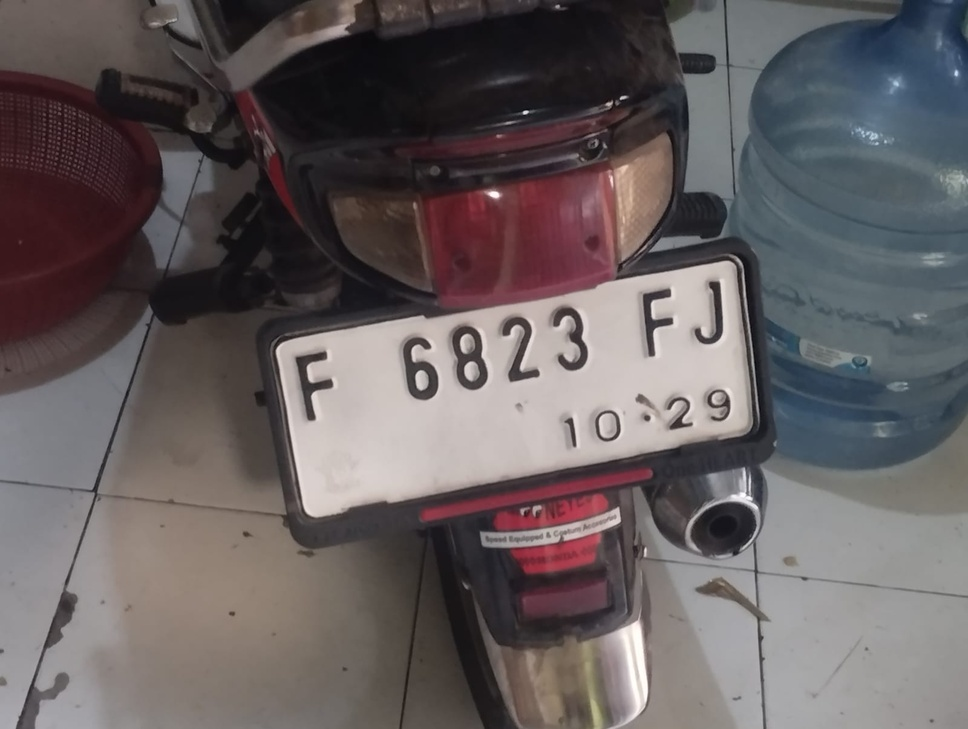
#> input picture citra/platnomor.jpeg, 968 x 729 px, shrunk from 1600 x 1204 before the run
$ python 'ekualisasi histogram.py'
#> lines starting #> are read from the running program, lines starting #| are printed output that depends on the picture
from pathlib import Path

import numpy as np
import matplotlib.pyplot as plt
import imageio.v3 as iio
from scipy import ndimage


def get_histogram(image):
    return ndimage.histogram(image, 0, 255, 256)

def histogram_equalization(image):
    histogram = get_histogram(image)
    cdf = histogram.cumsum()
    cdf_masked = np.ma.masked_equal(cdf, 0)
    cdf_min = cdf_masked.min()
    cdf_max = cdf_masked.max()
    if cdf_max == cdf_min:
        return image.copy()

    cdf_normalized = (cdf_masked - cdf_min).astype(float) * 255
    cdf_normalized /= cdf_max - cdf_min
    lookup_table = np.ma.filled(cdf_normalized, 0).astype(np.uint8)

    return lookup_table[image]

def to_grayscale(image):
    if image.ndim == 2:
        return image

    if image.shape[2] == 4:
        image = image[:, :, :3]

    grayscale = (
        0.299 * image[:, :, 0]
        + 0.587 * image[:, :, 1]
        + 0.114 * image[:, :, 2]
    )
    return grayscale.astype(np.uint8)


image_path = Path(__file__).resolve().parent.parent / "citra" / "platnomor.jpeg"
if not image_path.is_file():
    raise FileNotFoundError(f"Gambar tidak ditemukan: {image_path}")

image = to_grayscale(iio.imread(image_path))
#> in to_grayscale, `grayscale = ( 0.299 * image[:, :, 0] + 0.587 * image[:, :, 1] + 0.114 ..`:
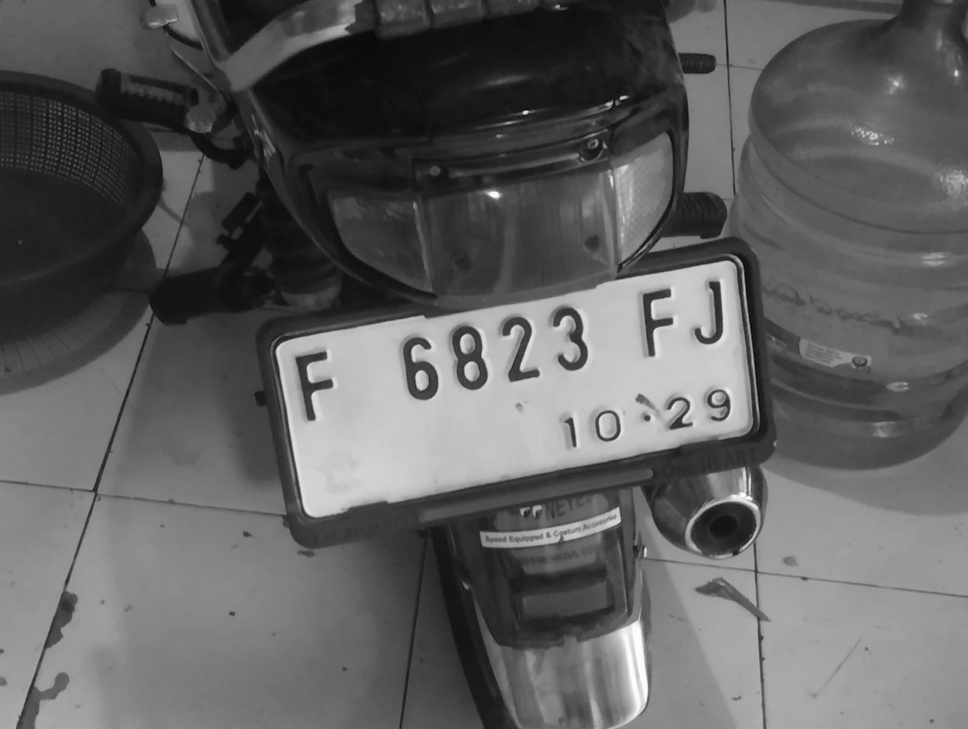
#> grayscale: shape (729, 968) float64; min 6.16, max 254.4, mean 96.7
result = histogram_equalization(image)
#> in histogram_equalization, `histogram = get_histogram(image)`: histogram = 256 values, max 6921 at index 33, min 0 at index 0, mean 2756.5
#> in histogram_equalization, `cdf = histogram.cumsum()`: cdf = 256 values from 0 to 705672
#> in histogram_equalization, `cdf_min = cdf_masked.min()`: cdf_min = 1
#> in histogram_equalization, `cdf_max = cdf_masked.max()`: cdf_max = 705672
#> in histogram_equalization, `lookup_table = np.ma.filled(cdf_normalized, 0).astype(np.uint8)`: lookup_table = 256 values from 0 to 255
#> in histogram_equalization, `return lookup_table[image]`:
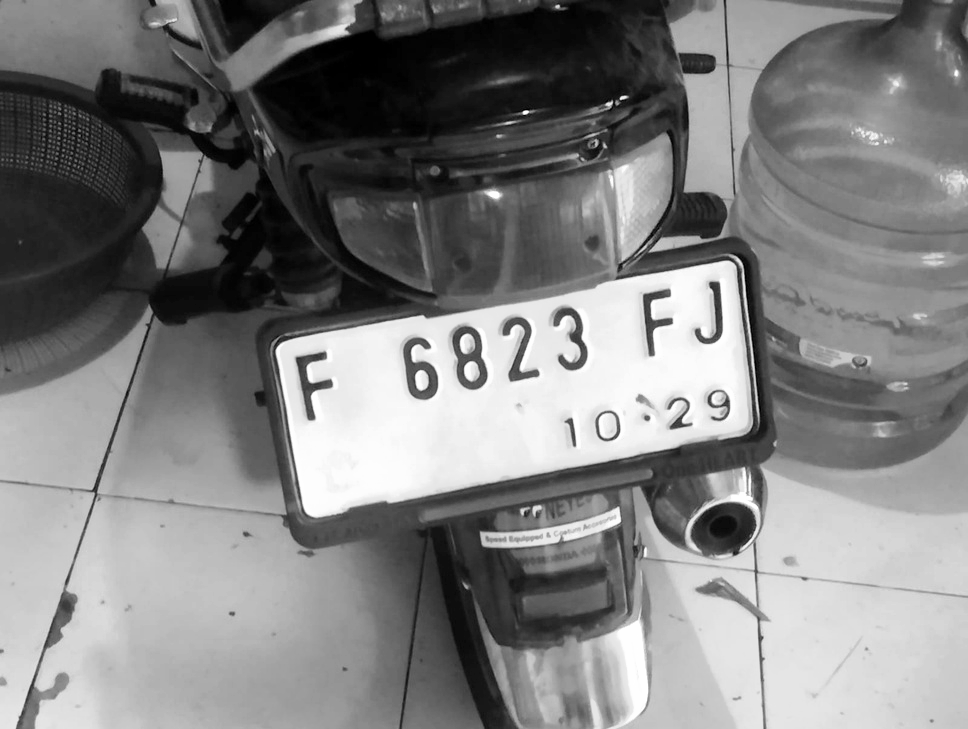
#> returned value: shape (729, 968); min 0, max 255, mean 127.7

hist_image = get_histogram(image)
#> hist_image has the same summary as histogram in histogram_equalization
hist_result = get_histogram(result)
#> hist_result = 256 values, max 6921 at index 34, min 0 at index 2, mean 2756.5

print("Statistik tingkat keabuan")
for nama, citra in (("Citra asli", image), ("Setelah equalization", result)):
    print(
        f"{nama:<22} min={citra.min():3d}  max={citra.max():3d}  "
        f"rata-rata={citra.mean():6.2f}  std={citra.std():6.2f}"
    )
#> this loop made 2 passes
#> nama on passes 1 to 2: 'Citra asli', 'Setelah equalization'
#| Citra asli             min=  6  max=254  rata-rata= 96.20  std= 52.94
#| Setelah equalization   min=  0  max=255  rata-rata=127.74  std= 73.50

iio.imwrite(Path(__file__).resolve().parent / "hasil_ekualisasi.png", result)

plt.figure(figsize=(12, 8))

plt.subplot(2, 2, 1)
plt.imshow(image, cmap="gray")
plt.title("Gambar Asli (Grayscale)")
plt.axis("off")

plt.subplot(2, 2, 2)
plt.imshow(result, cmap="gray")
plt.title("Setelah Histogram Equalization")
plt.axis("off")

plt.subplot(2, 2, 3)
plt.plot(hist_image, color="steelblue")
plt.title("Histogram Gambar Asli")
plt.xlabel("Intensitas")
plt.ylabel("Jumlah Piksel")

plt.subplot(2, 2, 4)
plt.plot(hist_result, color="darkorange")
plt.title("Histogram Setelah Equalization")
plt.xlabel("Intensitas")
plt.ylabel("Jumlah Piksel")

plt.tight_layout()
plt.savefig(Path(__file__).resolve().parent / "perbandingan_hasil.png", dpi=130)
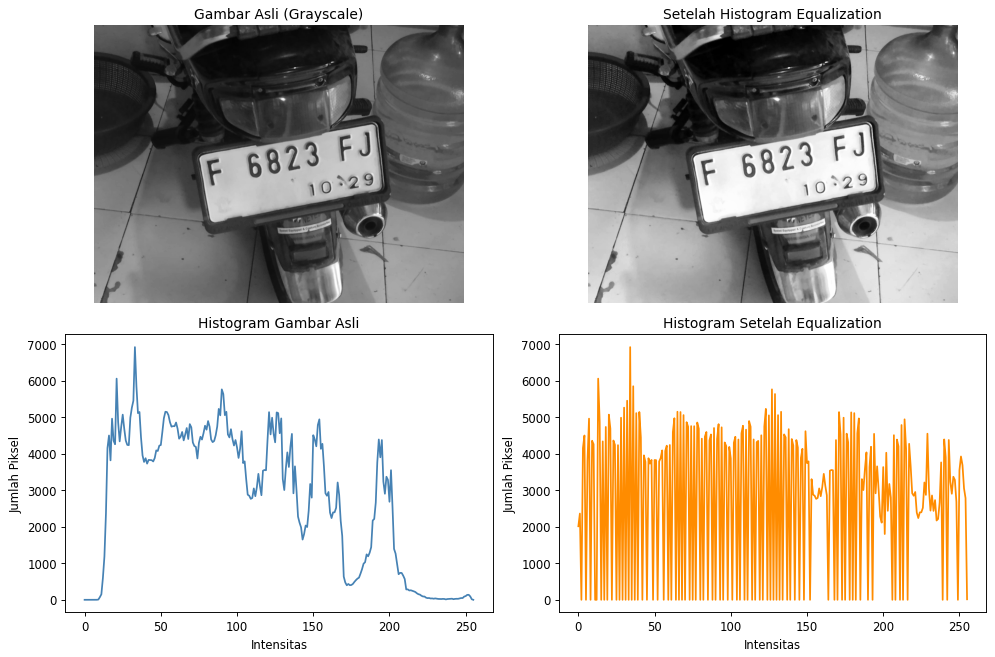
#> figure drawn by matplotlib, 4 panels; panel 3: curve peaks at x = 33, y = 6921; panel 4: curve peaks at x = 34, y = 6921
plt.show()
